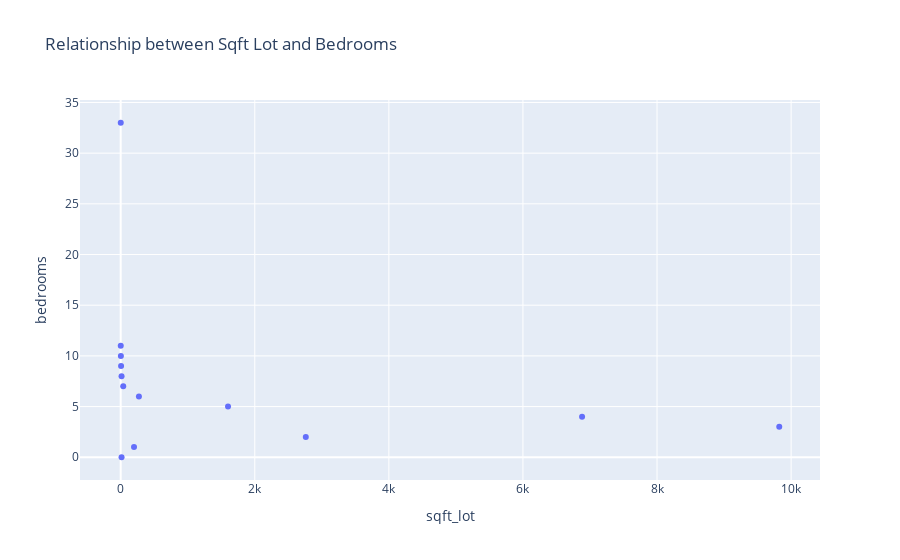

This figure's notebook cell:
### Code cell
px.scatter(rooms_lot ,x='sqft_lot',y='bedrooms',title='Relationship between Sqft Lot and Bedrooms')

### Figure 1 — Plotly figure (JSON) as saved in the notebook; plotly's stock layout.template omitted (floating-point values rounded to 4 significant figures)
{"data": [{"hovertemplate": "sqft_lot=%{x}<br>bedrooms=%{y}<extra></extra>", "legendgroup": "", "marker": {"color": "#636efa", "symbol": "circle"}, "mode": "markers", "name": "", "orientation": "v", "showlegend": false, "type": "scatter", "x": [13, 199, 2761, 9823, 6882, 1601, 272, 38, 13, 6, 3, 1, 1], "xaxis": "x", "y": [0, 1, 2, 3, 4, 5, 6, 7, 8, 9, 10, 11, 33], "yaxis": "y"}], "layout": {"legend": {"tracegroupgap": 0}, "title": {"text": "Relationship between Sqft Lot and Bedrooms"}, "xaxis": {"anchor": "y", "domain": [0, 1], "title": {"text": "sqft_lot"}}, "yaxis": {"anchor": "x", "domain": [0, 1], "title": {"text": "bedrooms"}}}}
